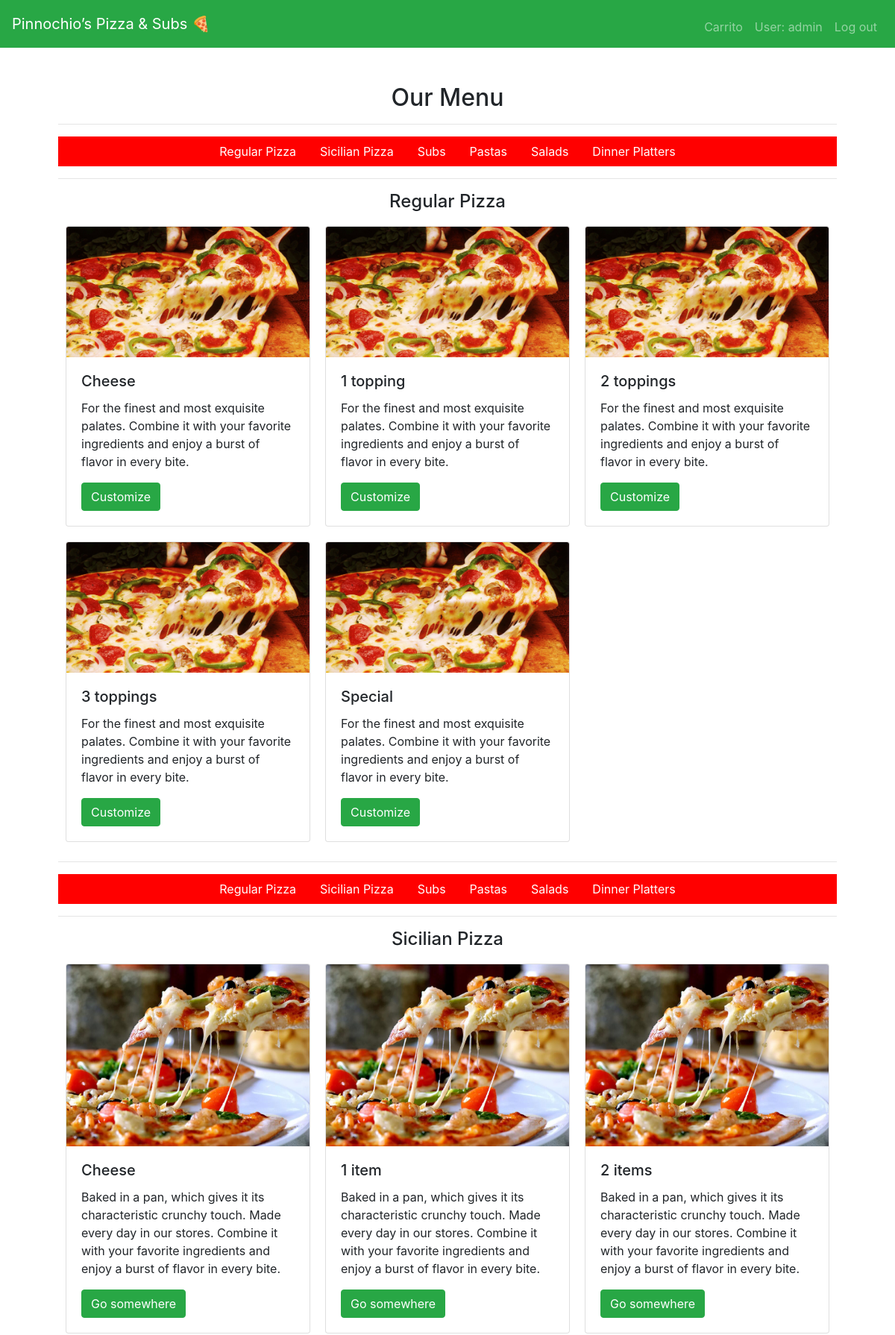
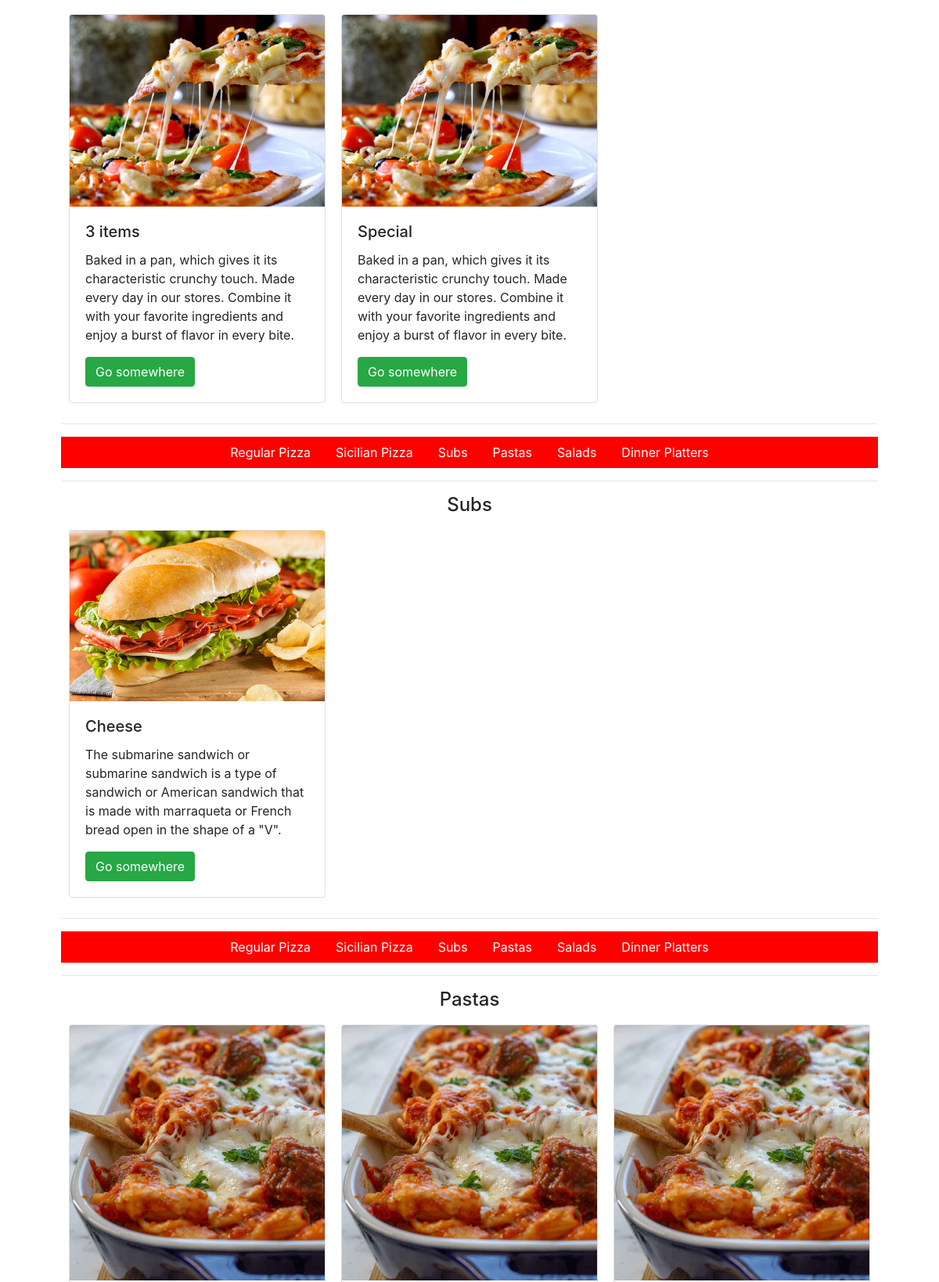
The app's page / (signed in, upper part) with its own data (2 pictures, top to bottom).
### orders/models.py (models this page shows, shortened)
class RegularPizza(models.Model):
    name = models.CharField(max_length=15)
    small = models.CharField(max_length=5)
    large = models.CharField(max_length=5)
    max_extras = models.IntegerField(default=0)

class SicilianPizza(models.Model):
    name = models.CharField(max_length=15)
    small = models.CharField(max_length=5)
    large = models.CharField(max_length=5)
    max_extras = models.IntegerField(default=0)

class Subs(models.Model):
    name = models.CharField(max_length=60)
    small = models.CharField(max_length=5)
    large = models.CharField(max_length=5)
    class Meta:
        verbose_name_plural = "Subs"

class Pasta(models.Model):
    name = models.CharField(max_length=40)
    price = models.CharField(max_length=5)

### orders/views.py (the view)
# urls.py: path("", views.index, name="index"),
@login_required
def index(request):
    context = {
        "username": request.user,
        "RegularPizzas": RegularPizza.objects.all(),
        "SicilianPizzas": SicilianPizza.objects.all(),
        "Toppings": Toppings.objects.all(),
        "Subs": Subs.objects.all(),
        "Pastas": Pasta.objects.all(),
        "Salads": Salads.objects.all(),
        "DinnerPlatters": DinnerPlatters.objects.all(),
    }
    return render(request, 'orders/index.html', context)

### orders/templates/orders/index.html (shortened to what this page needs)
{% extends 'base.html' %}
{% load bootstrap4 %}
{% load static %}
{% block main %}
    <h2 class="text-center">Our Menu</h2>
    <hr>
    <nav class="nav justify-content-center red">
        <a class="nav-link" href="#regular">Regular Pizza</a>
        <a class="nav-link" href="#sicilian">Sicilian Pizza</a>
        <a class="nav-link" href="#subs">Subs</a>
        <a class="nav-link" href="#pasta">Pastas</a>
        <a class="nav-link" href="#salads">Salads</a>
        <a class="nav-link" href="#dinner">Dinner Platters</a>
    </nav>
    <hr>
    <h4 class="text-center" id="regular">Regular Pizza</h4>
    <div class="container">
        <div class="row">
            {% for pizza in RegularPizzas %}
            <div class="card g-0" style="width: 328px;">
                <img src="{% static 'img/regular.png' %}" class="card-img-top" alt="18rem">
                <div class="card-body">
                    <h5 class="card-title">{{pizza.name}}</h5>
                    <form method="post" action="{% url 'customize' %}">
                        <p class="card-text">For the finest and most exquisite palates. Combine it with your favorite ingredients and enjoy a burst of flavor in every bite.</p>
                        <button type="submit" class="btn btn-success">Customize</button>
                    </form>
                </div>
            </div>
            {% endfor %}
        </div>
    </div>
    <hr>
    <nav class="nav justify-content-center red">
        <a class="nav-link" href="#regular">Regular Pizza</a>
        <a class="nav-link" href="#sicilian">Sicilian Pizza</a>
        <a class="nav-link" href="#subs">Subs</a>
        <a class="nav-link" href="#pasta">Pastas</a>
        <a class="nav-link" href="#salads">Salads</a>
        <a class="nav-link" href="#dinner">Dinner Platters</a>
    </nav>
    <hr>
    <h4 class="text-center" id="sicilian">Sicilian Pizza</h4>
    <div class="container">
        <div class="row">
            {% for pizza in SicilianPizzas %}
            <div class="card g-0" style="width: 328px;">
                <img src="{% static 'img/sicilian.jpg' %}" class="card-img-top" alt="18rem">
                <div class="card-body">
                    <h5 class="card-title">{{pizza.name}}</h5>
                    <p class="card-text">Baked in a pan, which gives it its characteristic crunchy touch. Made every day in our stores. Combine it with your favorite ingredients and enjoy a burst of flavor in every bite.</p>
                    <a href="{% url 'customize' %}" class="btn btn-success">Go somewhere</a>
                </div>
            </div>
            {% endfor %}
        </div>
    </div>
    <hr>
    <nav class="nav justify-content-center red">
        <a class="nav-link" href="#regular">Regular Pizza</a>
        <a class="nav-link" href="#sicilian">Sicilian Pizza</a>
        <a class="nav-link" href="#subs">Subs</a>
        <a class="nav-link" href="#pasta">Pastas</a>
        <a class="nav-link" href="#salads">Salads</a>
        <a class="nav-link" href="#dinner">Dinner Platters</a>
    </nav>
    <hr>
    <h4 class="text-center" id="subs">Subs</h4>
    <div class="container">
        <div class="row">
            {% for sub in Subs %}
            <div class="card g-0" style="width: 328px;">
                <img src="{% static 'img/sub.jpg' %}" class="card-img-top" alt="18rem">
                <div class="card-body">
                    <h5 class="card-title">{{sub.name}}</h5>
                    <p class="card-text">The submarine sandwich or submarine sandwich is a type of sandwich or American sandwich that is made with marraqueta or French bread open in the shape of a "V".</p>
                    <a href="#" class="btn btn-success">Go somewhere</a>
                </div>
            </div>
            {% endfor %}
        </div>
    </div>
    <hr>
    <nav class="nav justify-content-center red">
        <a class="nav-link" href="#regular">Regular Pizza</a>
        <a class="nav-link" href="#sicilian">Sicilian Pizza</a>
        <a class="nav-link" href="#subs">Subs</a>
        <a class="nav-link" href="#pasta">Pastas</a>
        <a class="nav-link" href="#salads">Salads</a>
        <a class="nav-link" href="#dinner">Dinner Platters</a>
    </nav>
    <hr>
    <h4 class="text-center" id="pasta">Pastas</h4>
    <div class="container">
        <div class="row">
            {% for pasta in Pastas %}
            <div class="card g-0" style="width: 328px;">
                <img src="{% static 'img/pasta.jpg' %}" class="card-img-top" alt="18rem">
            </div>
            {% endfor %}
        </div>
    </div>
{% endblock %}

### templates/base.html (shortened to what this page needs)
{% load bootstrap4 %}
{% load static %}
<!DOCTYPE html>
<html lang="sp">
<head>
    {% bootstrap_css %}
    <link rel="stylesheet" href="{% static '/css/styles.css' %}">
</head>
<body>
    {% if user.is_authenticated %}
    <nav class="navbar navbar-expand-lg navbar-dark bg-success">
        <a class="navbar-brand" href="/">Pinnochio’s Pizza & Subs 🍕</a>
        <div class="collapse navbar-collapse" id="navbarSupportedContent">
                <ul class="navbar-nav ml-auto mt-2">
                    <li class="nav-item"><a class="nav-link" href="{% url 'carrito' %}"> Carrito </a></li>
                    <li class="nav-item"><a class="nav-link" href="#"> User: {{ user.username }} </a></li>
                    <li class="nav-item"><a class="nav-link" href="{% url 'logout' %}">Log out</a></li>
                </ul>
        </div>
    </nav>
    {% endif %}
    <main class="container p-5">
        {% block main %}{% endblock %}
    </main>
</body>
</html>

### orders/static/css/styles.css (style rules this page uses)
.card { margin: 10px; }
.red { background: red; }
nav a { color: white; }

### records on screen
RegularPizza: name "Cheese"
RegularPizza: name "1 topping"
RegularPizza: name "2 toppings"
RegularPizza: name "3 toppings"
RegularPizza: name "Special"
SicilianPizza: name "Cheese"
SicilianPizza: name "1 item"
SicilianPizza: name "2 items"
SicilianPizza: name "3 items"
SicilianPizza: name "Special"
Subs: name "Cheese"

### other values on screen
{{ user.username }} "admin"
